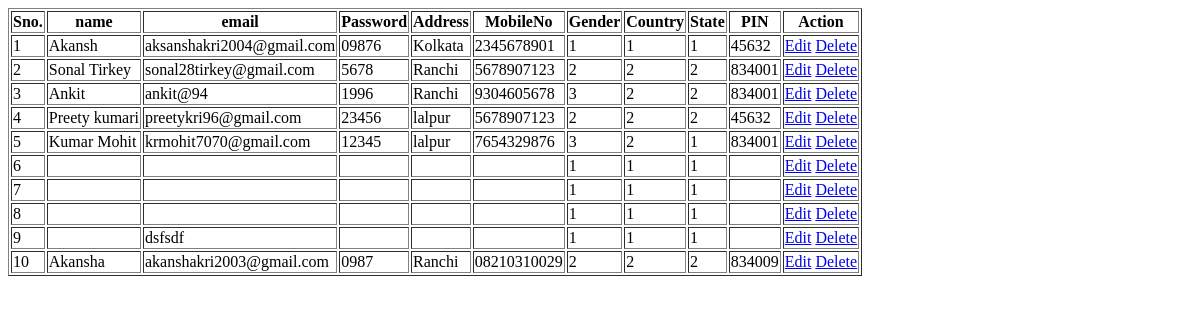
The app's page /Lux1/regis/, older data.
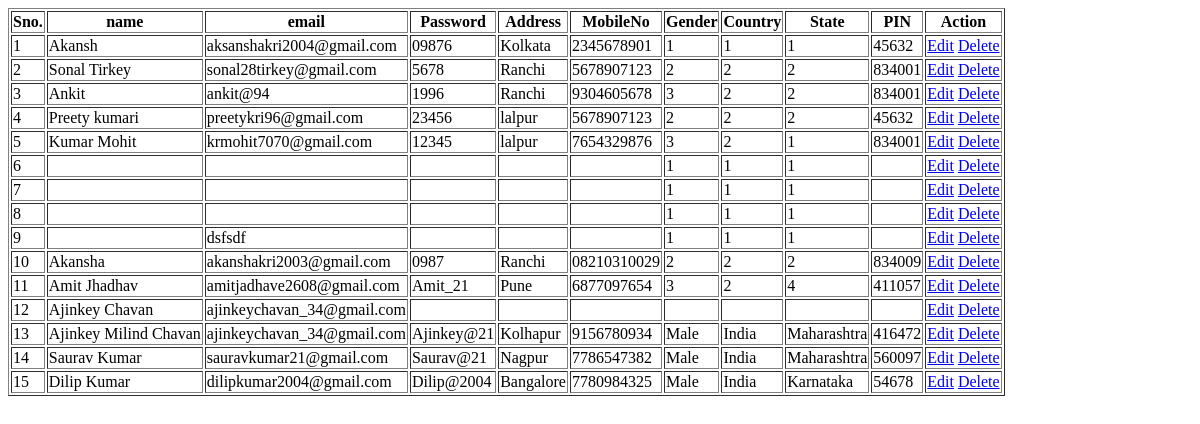
The same page, newer data.
### E_Luxuria/models.py (models this page shows)
class Register(models.Model):
    name= models.CharField(max_length=100)
    email= models.CharField(max_length=100)
    Password= models.CharField(max_length=100)
    Confirm_Password= models.CharField(max_length=100)
    Mobile_No= models.CharField(max_length=12)
    Address= models.CharField(max_length=200)
    Gender= models.CharField(max_length=10)
    Country= models.CharField(max_length=100)
    State= models.CharField(max_length=100)
    PIN= models.CharField(max_length=50)
    status = models.IntegerField(default=1)

### E_Luxuria/views.py (the view)
# urls.py: path('regis/',views.regis,name='regis'),
def regis(request):
    li=Register.objects.all()
    return render(request,'table.html',{'data':li})

### E_Luxuria/templates/table.html (shortened to what this page needs)
<table border='1'>
    <thead>
        <th>Sno.</th>
        <th>name</th>
        <th>email</th>
        <th>Password</th>
        <th>Address</th>
        <th>MobileNo</th>
        <th>Gender</th>
        <th>Country</th>
        <th>State</th>
        <th>PIN</th>
        <th>Action</th>
 <tbody>
    {% for i in data %}
    <tr>
        <td>{{forloop.counter}}</td>
        <td>{{i.name}}</td>
        <td>{{i.email}}</td>
        <td>{{i.Password}}</td>
        <td>{{i.Address}}</td>
        <td>{{i.Mobile_No}}</td>
        <td>{{i.Gender}}</td>
        <td>{{i.Country}}</td>
        <td>{{i.State}}</td>
        <td>{{i.PIN}}</td>
        <td><a class="btn btn-sm bg-primary text-white mr-2" href="{% url 'edit_user' i.id %}">Edit</a>
            <a class="btn btn-sm bg-danger text-white" href="{% url 'delete_user' i.id %}">Delete</a>
        </td>
    </tr>
    {% endfor %}
 </tbody>
</table>

Row changes from the older to the newer data that the page shows:
added Register: name "Amit Jhadhav", email "amitjadhave2608@gmail.com", Password "Amit_21", Address "Pune", Mobile_No "6877097654", Gender "3", Country "2", State "4", PIN "411057"
added Register: name "Ajinkey Chavan", email "ajinkeychavan_34@gmail.com"
added Register: name "Ajinkey Milind Chavan", email "ajinkeychavan_34@gmail.com", Password "Ajinkey@21", Address "Kolhapur", Mobile_No "9156780934", Gender "Male", Country "India", State "Maharashtra", PIN "416472"
added Register: name "Saurav Kumar", email "sauravkumar21@gmail.com", Password "Saurav@21", Address "Nagpur", Mobile_No "7786547382", Gender "Male", Country "India", State "Maharashtra", PIN "560097"
added Register: name "Dilip Kumar", email "dilipkumar2004@gmail.com", Password "Dilip@2004", Address "Bangalore", Mobile_No "7780984325", Gender "Male", Country "India", State "Karnataka", PIN "54678"
